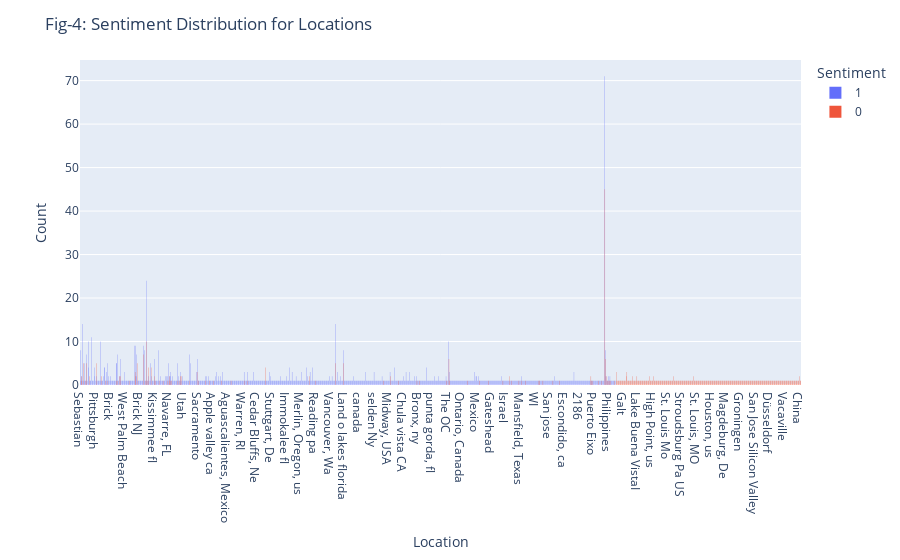

Notebook cell for this chart:
### Code cell
# Check sentiment distribution by location
fig = px.histogram(df, x='Location', color='Sentiment', barmode='group')
fig.update_layout(title=f'Fig-4: Sentiment Distribution for Locations', xaxis_title='Location', yaxis_title='Count')
fig.show()

### Figure 1 — Plotly figure (JSON) as saved in the notebook; plotly's stock layout.template omitted (floating-point values rounded to 4 significant figures; data arrays with more than 128 entries replaced by an {"elided": "..."} marker saying what was removed)
{"data": [{"alignmentgroup": "True", "bingroup": "x", "hovertemplate": "Sentiment=1<br>Location=%{x}<br>count=%{y}<extra></extra>", "legendgroup": "1", "marker": {"color": "#636efa", "pattern": {"shape": ""}}, "name": "1", "offsetgroup": "1", "orientation": "v", "showlegend": true, "type": "histogram", "x": {"elided": "1213 str values"}, "xaxis": "x", "yaxis": "y"}, {"alignmentgroup": "True", "bingroup": "x", "hovertemplate": "Sentiment=0<br>Location=%{x}<br>count=%{y}<extra></extra>", "legendgroup": "0", "marker": {"color": "#EF553B", "pattern": {"shape": ""}}, "name": "0", "offsetgroup": "0", "orientation": "v", "showlegend": true, "type": "histogram", "x": {"elided": "498 str values"}, "xaxis": "x", "yaxis": "y"}], "layout": {"barmode": "group", "legend": {"title": {"text": "Sentiment"}, "tracegroupgap": 0}, "margin": {"t": 60}, "title": {"text": "Fig-4: Sentiment Distribution for Locations"}, "xaxis": {"anchor": "y", "domain": [0, 1], "title": {"text": "Location"}}, "yaxis": {"anchor": "x", "domain": [0, 1], "title": {"text": "Count"}}}}
